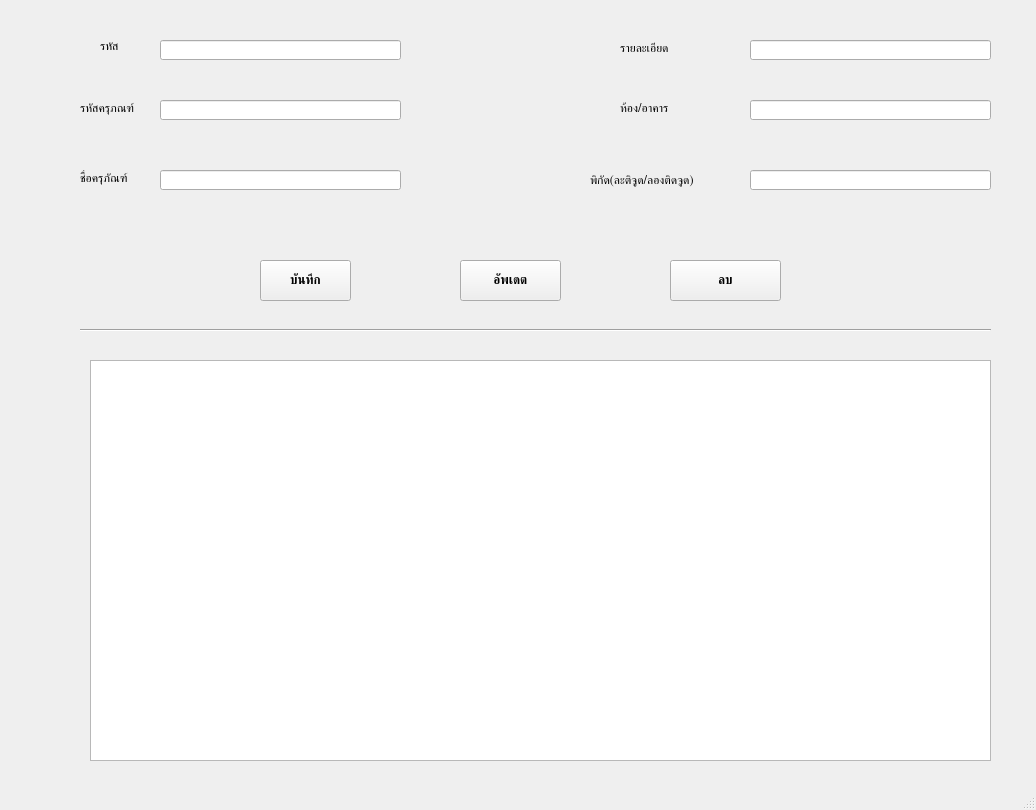
<?xml version="1.0" encoding="UTF-8"?>
<ui version="4.0">
 <class>MainWindow</class>
 <widget class="QMainWindow" name="MainWindow">
  <property name="geometry">
   <rect>
    <x>0</x>
    <y>0</y>
    <width>1036</width>
    <height>810</height>
   </rect>
  </property>
  <property name="font">
   <font>
    <family>Prompt</family>
   </font>
  </property>
  <property name="windowTitle">
   <string>MainWindow</string>
  </property>
  <widget class="QWidget" name="centralwidget">
   <widget class="QLabel" name="label">
    <property name="geometry">
     <rect>
      <x>100</x>
      <y>40</y>
      <width>47</width>
      <height>13</height>
     </rect>
    </property>
    <property name="text">
     <string>รหัส</string>
    </property>
   </widget>
   <widget class="QLabel" name="label_2">
    <property name="geometry">
     <rect>
      <x>80</x>
      <y>100</y>
      <width>61</width>
      <height>16</height>
     </rect>
    </property>
    <property name="text">
     <string>รหัสครุภณฑ์</string>
    </property>
   </widget>
   <widget class="QLabel" name="label_3">
    <property name="geometry">
     <rect>
      <x>80</x>
      <y>170</y>
      <width>61</width>
      <height>16</height>
     </rect>
    </property>
    <property name="text">
     <string>ชื่อครุภัณฑ์</string>
    </property>
   </widget>
   <widget class="QLabel" name="label_4">
    <property name="geometry">
     <rect>
      <x>620</x>
      <y>100</y>
      <width>61</width>
      <height>16</height>
     </rect>
    </property>
    <property name="text">
     <string>ห้อง/อาคาร</string>
    </property>
   </widget>
   <widget class="QLabel" name="label_5">
    <property name="geometry">
     <rect>
      <x>590</x>
      <y>170</y>
      <width>111</width>
      <height>20</height>
     </rect>
    </property>
    <property name="text">
     <string>พิกัด(ละติจูด/ลองติดจูด)</string>
    </property>
   </widget>
   <widget class="QLabel" name="label_6">
    <property name="geometry">
     <rect>
      <x>620</x>
      <y>40</y>
      <width>61</width>
      <height>16</height>
     </rect>
    </property>
    <property name="text">
     <string>รายละเอียด</string>
    </property>
   </widget>
   <widget class="QLineEdit" name="lineEdit_3">
    <property name="geometry">
     <rect>
      <x>750</x>
      <y>100</y>
      <width>241</width>
      <height>20</height>
     </rect>
    </property>
   </widget>
   <widget class="QLineEdit" name="lineEdit_4">
    <property name="geometry">
     <rect>
      <x>750</x>
      <y>170</y>
      <width>241</width>
      <height>20</height>
     </rect>
    </property>
   </widget>
   <widget class="QLineEdit" name="lineEdit_5">
    <property name="geometry">
     <rect>
      <x>750</x>
      <y>40</y>
      <width>241</width>
      <height>20</height>
     </rect>
    </property>
   </widget>
   <widget class="QLineEdit" name="lineEdit">
    <property name="geometry">
     <rect>
      <x>160</x>
      <y>40</y>
      <width>241</width>
      <height>20</height>
     </rect>
    </property>
    <property name="text">
     <string/>
    </property>
   </widget>
   <widget class="QLineEdit" name="lineEdit_6">
    <property name="geometry">
     <rect>
      <x>160</x>
      <y>100</y>
      <width>241</width>
      <height>20</height>
     </rect>
    </property>
   </widget>
   <widget class="QLineEdit" name="lineEdit_2">
    <property name="geometry">
     <rect>
      <x>160</x>
      <y>170</y>
      <width>241</width>
      <height>20</height>
     </rect>
    </property>
   </widget>
   <widget class="QPushButton" name="pushButton">
    <property name="geometry">
     <rect>
      <x>260</x>
      <y>260</y>
      <width>91</width>
      <height>41</height>
     </rect>
    </property>
    <property name="font">
     <font>
      <family>Rockwell Extra Bold</family>
      <weight>75</weight>
      <bold>true</bold>
     </font>
    </property>
    <property name="text">
     <string>บันทึก</string>
    </property>
   </widget>
   <widget class="QPushButton" name="pushButton_2">
    <property name="geometry">
     <rect>
      <x>670</x>
      <y>260</y>
      <width>111</width>
      <height>41</height>
     </rect>
    </property>
    <property name="font">
     <font>
      <family>Rockwell Extra Bold</family>
      <weight>75</weight>
      <bold>true</bold>
     </font>
    </property>
    <property name="text">
     <string>ลบ</string>
    </property>
   </widget>
   <widget class="QPushButton" name="pushButton_3">
    <property name="geometry">
     <rect>
      <x>460</x>
      <y>260</y>
      <width>101</width>
      <height>41</height>
     </rect>
    </property>
    <property name="font">
     <font>
      <family>Rockwell Extra Bold</family>
      <weight>75</weight>
      <bold>true</bold>
     </font>
    </property>
    <property name="text">
     <string>อัพเดต</string>
    </property>
   </widget>
   <widget class="Line" name="line">
    <property name="geometry">
     <rect>
      <x>80</x>
      <y>320</y>
      <width>911</width>
      <height>20</height>
     </rect>
    </property>
    <property name="orientation">
     <enum>Qt::Horizontal</enum>
    </property>
   </widget>
   <widget class="QTableWidget" name="tableWidget">
    <property name="geometry">
     <rect>
      <x>90</x>
      <y>360</y>
      <width>901</width>
      <height>401</height>
     </rect>
    </property>
   </widget>
  </widget>
  <widget class="QMenuBar" name="menubar">
   <property name="geometry">
    <rect>
     <x>0</x>
     <y>0</y>
     <width>1036</width>
     <height>21</height>
    </rect>
   </property>
  </widget>
  <widget class="QStatusBar" name="statusbar"/>
 </widget>
 <resources/>
 <connections/>
</ui>
